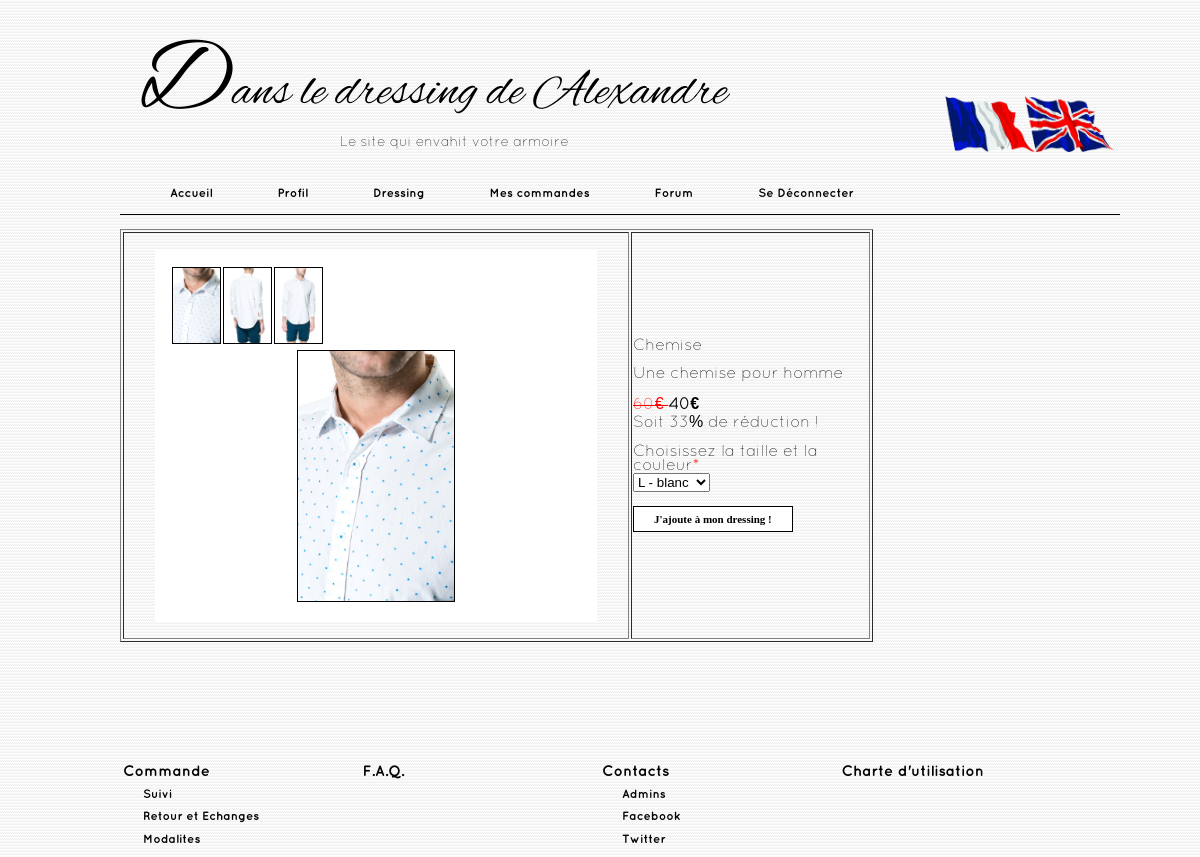
The page /articles/afficherarticle/11 (signed in) on the database its author committed.
### tables this page shows
CREATE TABLE IF NOT EXISTS `images_article` (
  `id` int(11) NOT NULL AUTO_INCREMENT,
  `articleimg_id` int(11) NOT NULL,
  `image_url` varchar(255) NOT NULL,
  PRIMARY KEY (`id`)
);

CREATE TABLE IF NOT EXISTS `article` (
  `id_article` int(11) NOT NULL AUTO_INCREMENT,
  `nom_article` varchar(255) NOT NULL,
  `article_url` varchar(255) NOT NULL,
  `categorie_id` int(11) NOT NULL,
  `souscategorie_id` int(11) NOT NULL,
  `description` text NOT NULL,
  `vente_id` int(11) NOT NULL,
  `prixinitial` int(11) NOT NULL,
  `reduction` int(11) NOT NULL,
  `prixfinal` int(11) NOT NULL,
  PRIMARY KEY (`id_article`),
  KEY `categorie_id` (`categorie_id`),
  KEY `souscategorie_id` (`souscategorie_id`),
  KEY `vente_id` (`vente_id`)
);

### Core/Controller.php (called while the page is built, shortened)
<?php
class Controller {
	public $request;
	public $layout = 'layout.php';
	private $rendered = false;
	function __construct($request) {
		$this->request = $request;
	}
	public function render($view, $vars=null) {
		if ($this->rendered == true) {
			return false;
		}
		if (strpos($view, '/') === 0) {
			$view = ROOT.DS.'Views'.$view.'.php';
		}
		else {
			$view = ROOT.DS.'Views'.DS.ucfirst($this->request->controller).DS.$view.'.php';
		}
		require $view;
		$display_layout_content = ob_get_clean();
		require ROOT.DS.'Views'.DS.$this->layout;
		$this->rendered = true;
	}
}

### Controllers/ArticlesController.php (called while the page is built, shortened)
<?php
class ArticlesController extends Controller {
	public function afficherarticle($id){
		$article = $this->Article->findArticleByID($id);
		$image = $this->Article->findAllImage($id);
		$caracs = $this->Article->findCaracsArticle($id);
		$this->render('article', array('article' => $article, 'caracs'=>$caracs,'image'=>$image));
	}
}
?>

### Core/Dispatcher.php (called while the page is built, shortened)
<?php
class Dispatcher {
	var $request;
	function __construct() {
		$this->request = new Request();
		$controller = $this->loadController();
		call_user_func_array(array($controller, $this->request->action), $this->request->params);
	}
	function loadController() {
		return new $name($this->request);
	}
}

### Webroot/index.php (called while the page is built, shortened)
<?php
new Dispatcher();
?>

### Core/Model.php (called while the page is built, shortened)
<?php
class Model {
	public $conf = 'default';
	public $table = false;
	public function __construct() {
		$conf = Config::$database[$this->conf];
		try {
			$pdo = new PDO('mysql:host='.$conf['host'].';dbname='.$conf['database'].';',
				$conf['login'], $conf['password'], array(PDO::MYSQL_ATTR_INIT_COMMAND => 'SET NAMES utf8'));
			$this->db = $pdo;
		}catch(PDOException $e){
			if (Config::$debug >= 1) {
				die($e->getMessage());
			}else{
				die('Impossible de se connecter à la base de données');
			}
		}
		if ($this->table === false) {
			$this->table = strtolower(get_class($this));
		}
	}
}

### Models/Article.php (called while the page is built, shortened)
<?php
class Article extends Model {
		function findCaracsArticle($id){
		$sql = 'SELECT * FROM stock,taille,couleur WHERE stock.article_id= \''.$id.'\' AND taille.id = stock.taille_id AND couleur.id=stock.couleur_id ORDER BY nom_taille';
		$pre = $this->db->prepare($sql);
		$pre->execute();
		return $pre->fetchAll(PDO::FETCH_OBJ);
	}
	function findArticleById($id){
		$sql = 'SELECT * FROM '. $this->table .' WHERE id_article= \''.$id.'\'';
		$pre = $this->db->prepare($sql);
		$pre->execute();
		return current($pre->fetchAll(PDO::FETCH_OBJ));
	}
	function findAllImage($id){
		$sql = 'SELECT * FROM images_article WHERE articleimg_id= \''.$id.'\'';
		$pre = $this->db->prepare($sql);
		$pre->execute();
		return $pre->fetchAll(PDO::FETCH_OBJ);
	}
}

### Views/Articles/article.php (the view, shortened to what this page needs)
<table class="AffichageArticle" border = "1">
	<?php $nomarticle=$article->nom_article;
	$prixavant = $article->prixinitial;
	$reduction = $article->reduction;
	$prixapres = $article->prixfinal;
	$description = $article->description; ?>
	<tr>
	<td><?php include ROOT.DS.'Views/Common/photogalerieclient.php' ?></td>
	<td><?php echo($nomarticle);?>
	 <br>
	 <br>
	 <?php echo($description);?>
	 <br>
	 <br>
	  <span style="text-decoration:line-through; color:red;"><?php echo($prixavant); ?>€ </span>  <b>  <?php echo($prixapres);?>€ </b>
	  <br> <?php echo _("Soit"); ?> <?php echo($reduction); ?>% <?php echo _("de réduction"); ?> ! <br> <br>
	  <?php echo _("Choisissez la taille et la couleur"); ?><span class="info">*</span>
	 <br>
	 <form method="post" action="/Dansledressingde/panier/addpanier"><select name="stock">
                        <?php for ($i=0; $i <sizeof($caracs) ; $i++) {
                            $nom_couleur = $caracs[$i]->nom_couleur;
                            $nom_taille = $caracs[$i]->nom_taille;
                            $id_stock = $caracs[$i]->id_stock;
                            if($caracs[$i]->nombre>0){
                            	echo '<option value="'.$id_stock.'">',$nom_taille,' - ',$nom_couleur,'</option>';
                            }
                        } ?></select>
                        <br>
                        <br>
	  <b> <input type="submit" class="envoyer" name="valider" value="<?php echo _("J'ajoute à mon dressing"); ?> !">  </b> </td>
</tr>
</table>

### Views/Common/photogalerieclient.php (shortened to what this page needs)
<!DOCTYPE html>
<html>
    <head>
        <link rel="stylesheet" href="/dansledressingde/webroot/css/photogallery.css" />
    </head>
    <body>
    	<div id="galerie">
    		<ul id="galerie_mini">
    			<?php for ($i=0; $i < sizeof($image) ; $i++):?>
    			<li>
    				<a href="../../webroot/img/Articles/<?php echo $image[$i]->image_url?>"</a>
    				<img src="../../webroot/img/Articles/<?php echo $image[$i]->image_url?>" id="little_pict">
    				<br>
    			</li>
    			<?php endfor; ?>
    		</ul>
            <dl id="photo">
                <dd><img id="big_pict" src="../../webroot/img/Articles/<?php echo $image[0]->image_url?>" alt="Photo 1 en taille normale" /></dd>
            </dl>
        </div>
    </body>
</html>

### Views/layout.php (shortened to what this page needs)
<!DOCTYPE HTML>
<html>
<head>
    <link rel="stylesheet" href="/Dansledressingde/Webroot/css/style.css" type='text/css'/>
</head>
<body>
	<header class="header">
        <div class="tete">
        	<a href = "/Dansledressingde/accueil"><span class="nomsite"><big>D</big>ans le dressing de <?php echo $_SESSION['User']->pseudo; ?></span></a>
        		<form method="POST" action="<?php echo BASE_URL . '/langage/english/' ?>" >
                    <span class="drapeauen"><input type="image" src="/Dansledressingde/webroot/img/en.png" width="90" alt="ok" /> </span>
                </form>
                <form action="<?php echo BASE_URL . '/langage/francais/'?>">
                    <span class="drapeaufr"><input type="image" src="/Dansledressingde/webroot/img/fr.png" width="90"alt="fr"/></span>
                </form>
                <span class="slogan"><small><?php echo _("Le site qui envahit votre armoire"); ?></small></span>
    </header>
    <nav>
        <ul class="menu">
            <li><a href="/Dansledressingde/accueil"><span><?php echo _("Accueil"); ?></span></a></li>
            <li><a href="/Dansledressingde/profil"><span><?php echo _("Profil"); ?></span></a></li>
            <li><a href="/Dansledressingde/panier"><span><?php echo _("Dressing"); ?></span></a></li>
            <li><a href="/Dansledressingde/commande"><span><?php echo _("Mes commandes"); ?></span></a></li>
            <li><a href="/Dansledressingde/Forum"><span><?php echo _("Forum"); ?></span></a></li>
            <li><a href="/Dansledressingde/deconnexion"><span><?php echo _("Se Déconnecter"); ?></span></a></li>
        </ul>
    </nav>
    <?php echo $display_layout_content ?>
 	<footer>
            <table class="titre">
                <tr>
                    <td><?php echo _("Commande"); ?></td>
                    <td><a href="/Dansledressingde/faq"><span><?php echo _("F.A.Q."); ?></span></a></td>
                    <td><?php echo _("Contacts"); ?></td>
                    <td><a href="/Dansledressingde/charte_utilisation"><?php echo _("Charte d'utilisation"); ?> </a></td>
                </tr>
            </table>
            <table class="liens">
                <tr>
                    <td><a href="#"><span><?php echo _("Suivi"); ?></span></a></td>
                    <td></td>
                    <td><a href="/Dansledressingde/quisommesnous"><span><?php echo _("Admins"); ?></span></a></td>
                    <td> </td>
                </tr>
                <tr>
                    <td><a href="#"><span><?php echo _("Retour et Echanges"); ?></span></a></td>
                    <td></td>
                    <td><a href="#"><span><?php echo _("Facebook"); ?></span></a></td>
                    <td> </td>
                </tr>
                <tr>
                    <td><a href="#"><span><?php echo _("Modalites"); ?></span></a></td>
                    <td>   </td>
                    <td><a href="#"><span><?php echo _("Twitter"); ?></span></a></td>
                    <td> </td>
                </tr>
                <tr>
                    <td></td>
                    <td></td>
                    <td> </td>
                </tr>
            </table>
        </footer>
    </body>
</html>

### Webroot/css/style.css (style rules this page uses)
body { width: 960px; margin: auto; background-image: url('../img/linen.png'); font-family: "QuicksandLight", "Copperplate" ,Verdana, Arial, Helvetica, sans-serif; }
.tete { width: 960px; margin: 20px 20px 10px 20px; }
.tete small { display: block; margin-left: 200px; font-size: 14px; }
big { font-size: 200%; }
.nomsite { font-family : "AlexBrushRegular","Copperplate", Verdana, Arial, sans-serif; font-size : 50px; }
.slogan { background-repeat: repeat-x; margin: 0 auto; width: 960px; }
.drapeaufr { float: right; width: 70px; margin-top: -40px; margin-right: 10px; position: relative; }
.drapeauen { float:right; margin-right: 5px; position: relative; margin-top: -40px; width: 70px; }
.menu { margin:0 auto; padding:0; height:55px; width:1000px; display:block; border-bottom: 1px solid black; }
.menu li { padding:0; margin:0; list-style:none; display:inline; }
.menu li a { float:left; padding-left:50px; display:block; color:rgb(0,0,0); text-decoration:none; font:12px "QuicksandBold","Copperplate", "Verdana"; cursor:pointer; font-weight: bold; }
.menu li a span { line-height:70px; float:left; display:block; padding-right:15px; }
.envoyer { background:-webkit-gradient( linear, left top, left bottom, color-stop(0.05, #ffffff), color-stop(1, #ffffff) ); background:-moz-linear-gradient( center top, #ffffff 5%, #ffffff 100% ); filter:progid:DXImageTransform.Microsoft.gradient(startColorstr='#ffffff', endColorstr='#ffffff'); background-color:#ffffff; border:1px solid #000000; display:inline-block; color:#000000; font-family:"QuicksandBold","Copperplate", "Verdana"; font-size:11px; font-weight:bold; padding:6px 20px; text-decoration:none; }
.titre { padding-top: 20px; margin-top: 100px; width: 960px; height: 40px; font-family: "QuicksandBold", Verdana, Arial, sans-serif; font-size: 15px; font-weight: bold; }
td { width: 235px; }
.liens { width: 960px; height: 75px; font-family: "QuicksandBold", Verdana, Arial, sans-serif; font-size: 12px; margin-left: 20px; }
a { color: black; text-decoration: none; }
span.info { color: red; }
.envoyer { background:-webkit-gradient( linear, left top, left bottom, color-stop(0.05, #ffffff), color-stop(1, #ffffff) ); background:-moz-linear-gradient( center top, #ffffff 5%, #ffffff 100% ); filter:progid:DXImageTransform.Microsoft.gradient(startColorstr='#ffffff', endColorstr='#ffffff'); background-color:#ffffff; border:1px solid #000000; display:inline-block; color:#000000; font-family:Copperplate; font-size:11px; font-weight:bold; padding:6px 20px; text-decoration:none; }

### Webroot/css/photogallery.css (style rules this page uses)
div#galerie { width: 410px ; background: #fff ; border: 1px solid #FFF ; padding: 15px ; margin: 15px 30px ; text-align: center ; font: 0.9em Georgia, serif ; }
ul#galerie_mini { margin: 0 ; padding: 0 ; list-style-type: none ; }
ul#galerie_mini li { float: left ; }
ul#galerie_mini li a img { margin: 2px 1px ; border: 1px solid #000 ; }
dl#photo { clear: both ; margin: 0 auto ; }
dl#photo dd { margin: 0 ; }
dl#photo img { border: 1px solid #000 ; }
#big_pict { max-width: 500px; max-height: 250px; }
#little_pict { max-width: 50px; max-height: 75px; }

### rows shown on the page
images_article: image_url (picture)
images_article: image_url (picture)
images_article: image_url (picture)
article: nom_article "Chemise", description "Une chemise pour homme", prixinitial "60", prixfinal "40", reduction "33"

### other values the page prints
$_SESSION['User']->pseudo "Alexandre"
_("Le site qui envahit votre armoire") "Le site qui envahit votre armoire"
_("Accueil") "Accueil"
_("Profil") "Profil"
_("Dressing") "Dressing"
_("Mes commandes") "Mes commandes"
_("Forum") "Forum"
_("Se Déconnecter") "Se Déconnecter"
_("Soit") "Soit"
_("de réduction") "de réduction"
_("Choisissez la taille et la couleur") "Choisissez la taille et la couleur"
_("Commande") "Commande"
_("F.A.Q.") "F.A.Q."
_("Contacts") "Contacts"
_("Charte d'utilisation") "Charte d'utilisation"
